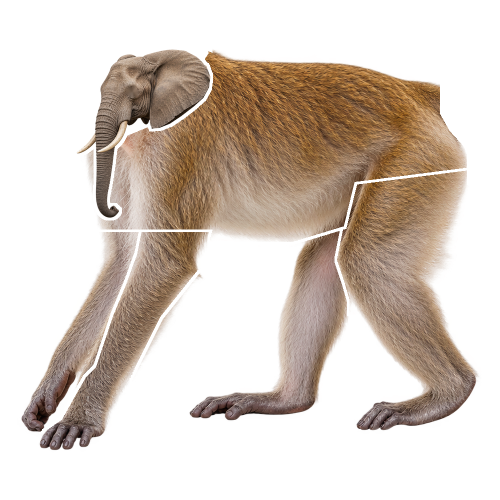
#> input picture Animal_PNGS/animal_frankenstein.png, 1000 x 1000 px (shown at 1/2 size)
$ python -i frankenstein.py   (imports and definitions only)
#> lines starting #> are read from the running program, lines starting #| are printed output that depends on the picture; after the words box and inside, x2 and y2 are one past the last pixel; in counts of white or black regions, pixels touching at a corner belong together
#> further down, picture is the input picture: PIL image 1000x1000 RGBA; mean R, G, B, A 81.5, 69.6, 60, 119.4
"""Frankenstein creature generator.

Every animal is cut into parts (torso, head, eyes, tail, legs, horns, wings). Each part is a
full-size transparent PNG, and animal_library.json records for every part:
  - plug:    the point on the part that attaches to something
  - sockets: points on the part where other parts attach (head, tail, legs, ...)
  - z:       draw order (higher is drawn on top)
build() starts from a torso, then moves each part so its plug lands on the matching socket,
resizing swapped-in parts to fit. Finally it outlines the assembled silhouette and saves the result.
"""
import json
import random
import sys
from pathlib import Path
from PIL import Image, ImageFilter

# Paths are relative to this file so the script works from any working directory
ANIMALS_DIR = Path(__file__).parent / "Animal_PNGS"
LIBRARY = ANIMALS_DIR / "animal_library.json"
OUTPUT = ANIMALS_DIR / "animal_frankenstein.png"
# Final image is OUTPUT_SIZE x OUTPUT_SIZE; creatures larger than that are scaled down to fit
OUTPUT_SIZE = 1000
# Thickness in pixels of the white border around each part
OUTLINE_WIDTH = 5

# Animals left out of random mode (lion and narwhal parts are badly cut/difficult to work with).
# Their parts can still be requested explicitly through build()
EXCLUDE = {"lion", "narwhal"}
# Animals random mode can draw heads, torsos and eyes from
ANIMALS = [a for a in ["elephant", "peacock", "monkey", "bear", "dog", "fish", "alligator", "lion", "lizard", "narwhal"]
           if a not in EXCLUDE]
# Animals that have a tail image (bear has none)
HAS_TAIL = [a for a in ["elephant", "monkey", "peacock", "fish", "dog", "alligator", "lion", "lizard", "narwhal"]
            if a not in EXCLUDE]
# Swapped-in heads are kept between these fractions of the host torso's height
HEAD_RATIO = (0.45, 0.9)
# Leg parts in the order of each torso's leg sockets
LEGS = {
    "elephant": ["elephant_leg_front_near", "elephant_leg_rear_near",
                 "elephant_leg_front_far", "elephant_leg_rear_far"],
    "peacock": ["peacock_leg_left", "peacock_leg_right"],
    "monkey": ["monkey_leg_front_near", "monkey_leg_rear_near",
               "monkey_leg_front_far", "monkey_leg_rear_far"],
    "bear": ["bear_leg_front_near", "bear_leg_rear_near",
             "bear_leg_front_far", "bear_leg_rear_far"],
    "dog": ["dog_leg_front_near", "dog_leg_rear_near",
            "dog_leg_front_far", "dog_leg_rear_far"],
    "fish": ["fish_leg_front_near", "fish_leg_rear_near"],
    "alligator": ["alligator_leg_front_near", "alligator_leg_rear_near",
                  "alligator_leg_front_far", "alligator_leg_rear_far"],
    "lion": ["lion_leg_front_near", "lion_leg_rear_near",
             "lion_leg_front_far", "lion_leg_rear_far"],
    "lizard": ["lizard_leg_front_near", "lizard_leg_rear_near",
               "lizard_leg_front_far"],
    "narwhal": []
}
# What each leg socket index means on every torso (they alternate front/rear)
LEG_ROLES = ["front_near", "rear_near", "front_far", "rear_far"]


def socket_count(animal):
    """Number of leg sockets on an animal's torso (a peacock has 2, most others 4)."""
    return 2 if animal == "peacock" else 4


# [11 lines left out: function leg_for, not called in this run]


# Animals that can donate legs (the narwhal has none)
LEGGED = [a for a in ANIMALS if LEGS[a]]

# Optional head and body attachments that can be added to any creature
HORNS = ["peacock_crest"]
WINGS = ["peacock_wing", "fish_wing", "narwhal_wing_far", "narwhal_wing_near"]
# Chance that each optional part is added
OPTIONAL_CHANCE = 0.5


# [21 lines left out: functions part_path, load_part, bbox_size, not called in this run]


def add_outline(img, width=OUTLINE_WIDTH):
    """Return img with an opaque white border of `width` px around its visible pixels."""
#> called with width = 5
    # Silhouette mask: fully opaque wherever the part has (nearly) any visible pixel
    alpha = img.getchannel("A").point(lambda a: 255 if a > 10 else 0)
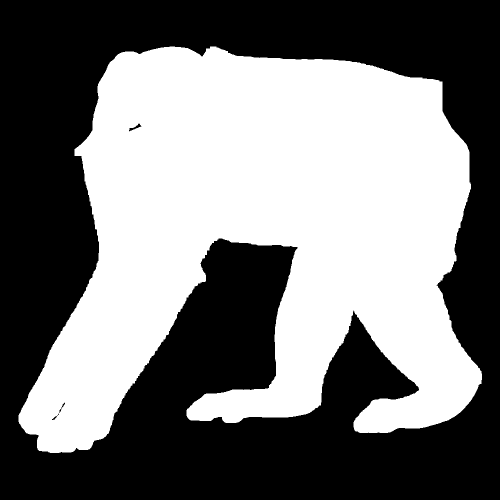
#> alpha: PIL image 1000x1000 L (shown at 1/2 size); 46.8% white; 1 white region, box (x1, y1, x2, y2) and area: (37, 93, 964, 906) 468107
    # Grow the silhouette 1 px per step. MaxFilter alone grows in squares, so every second
    # step is blurred and re-thresholded to round the corners
    grown = alpha
    for i in range(width):
        grown = grown.filter(ImageFilter.MaxFilter(3))
        if i % 2:
            grown = grown.filter(ImageFilter.GaussianBlur(0.8)).point(lambda a: 255 if a > 128 else 0)
#> this loop made 5 passes
#> pass 1, in add_outline, `grown = grown.filter(ImageFilter.MaxFilter(3))`:
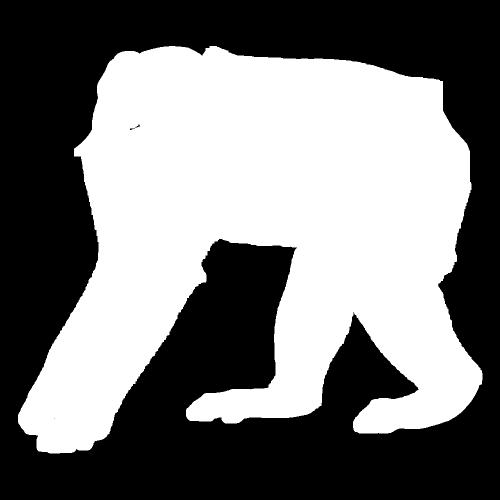
#> grown: PIL image 1000x1000 L (shown at 1/2 size); 47.4% white; 1 white region, box (x1, y1, x2, y2) and area: (36, 92, 965, 907) 474057
#> pass 2, in add_outline, `grown = grown.filter(ImageFilter.MaxFilter(3))`:
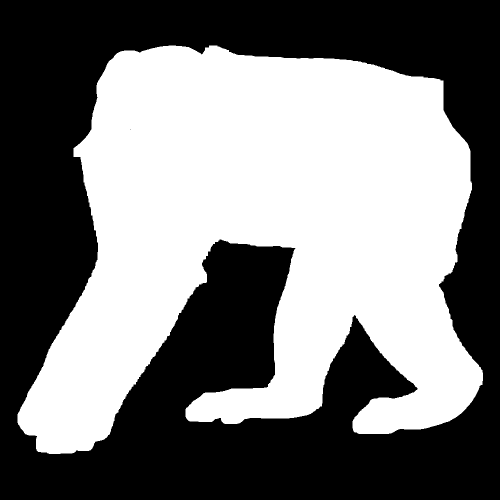
#> grown: PIL image 1000x1000 L (shown at 1/2 size); 48% white; 1 white region, box (x1, y1, x2, y2) and area: (35, 91, 966, 908) 479879
#> pass 3, in add_outline, `grown = grown.filter(ImageFilter.MaxFilter(3))`:
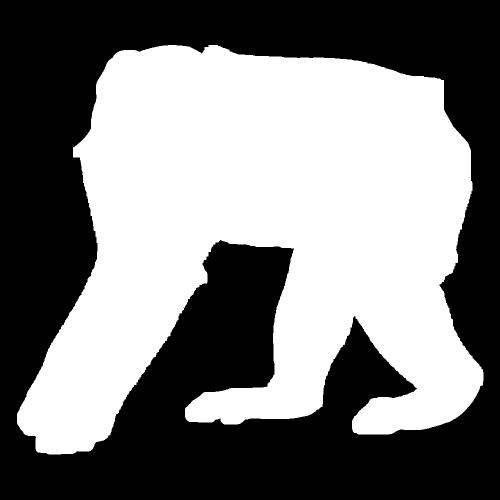
#> grown: PIL image 1000x1000 L (shown at 1/2 size); 48.6% white; 1 white region, box (x1, y1, x2, y2) and area: (34, 90, 967, 909) 485640
#> after the loop:
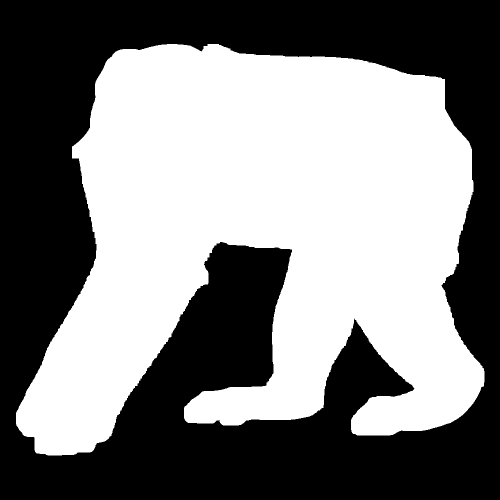
#> grown: PIL image 1000x1000 L (shown at 1/2 size); 49.7% white; 1 white region, box (x1, y1, x2, y2) and area: (32, 88, 969, 911) 497135
    # White layer shaped like the grown silhouette, with the original part drawn on top
    out = Image.new("RGBA", img.size, (255, 255, 255, 0))
    out.putalpha(grown)
    out.alpha_composite(img)
    return out


# [227 lines left out: functions fit_scale, random_parts, build, create_creature, not called in this run]


# [14 lines not run here, left out]

>>> from PIL import Image
>>> picture = Image.open('Animal_PNGS/animal_frankenstein.png')
>>> result = add_outline(picture)

$ run again, on Animal_PNGS/random_frankenstein.png
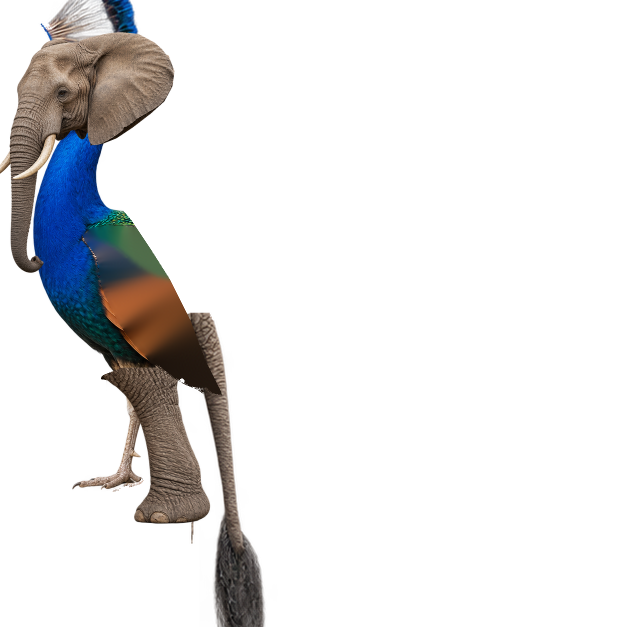
#> input picture Animal_PNGS/random_frankenstein.png, 1254 x 1254 px (shown at 1/2 size)
#> picture is the input picture: PIL image 1254x1254 RGBA; mean R, G, B, A 14.5, 13.9, 14.2, 38.1
#> in add_outline, `alpha = img.getchannel("A").point(lambda a: 255 if a > 10 else 0)`:
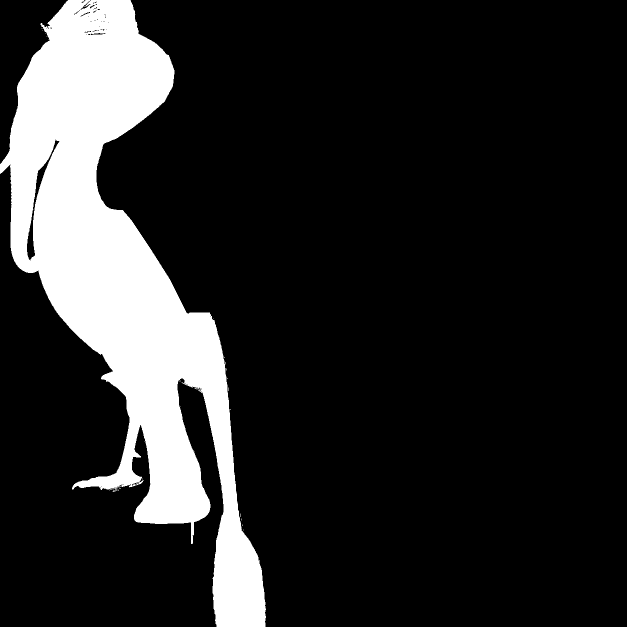
#> alpha: PIL image 1254x1254 L (shown at 1/2 size); 15.7% white; 30 white regions (29 under 20 px), largest, box (x1, y1, x2, y2) and area: (0, 0, 532, 1254) 247403
#> after the loop in add_outline, `for i in range(width):`:
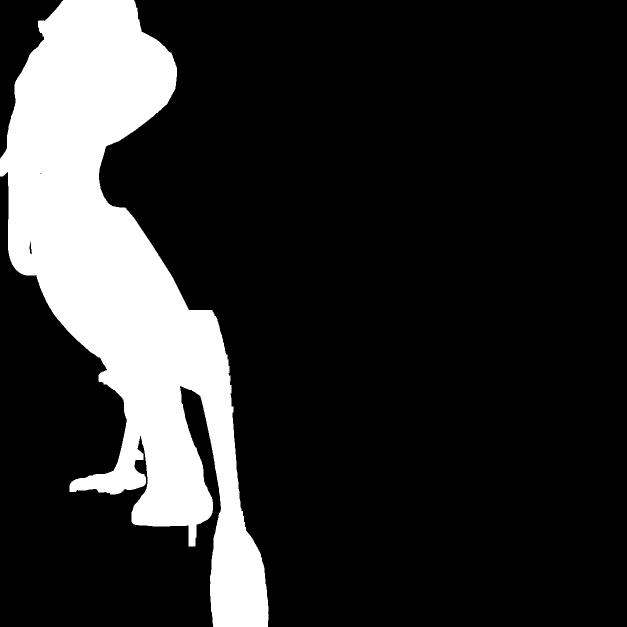
#> grown: PIL image 1254x1254 L (shown at 1/2 size); 17.6% white; 1 white region, box (x1, y1, x2, y2) and area: (0, 0, 537, 1254) 276393
